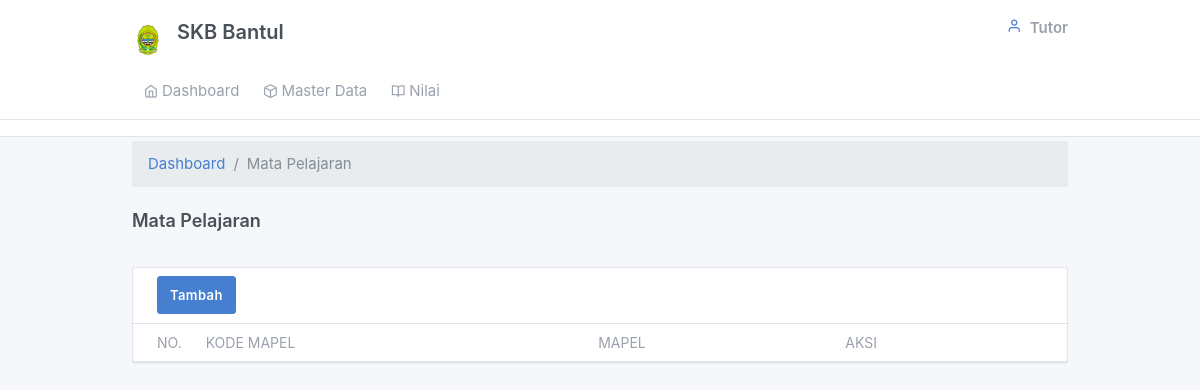
Page /tutor/mapel.php on the earlier database version.
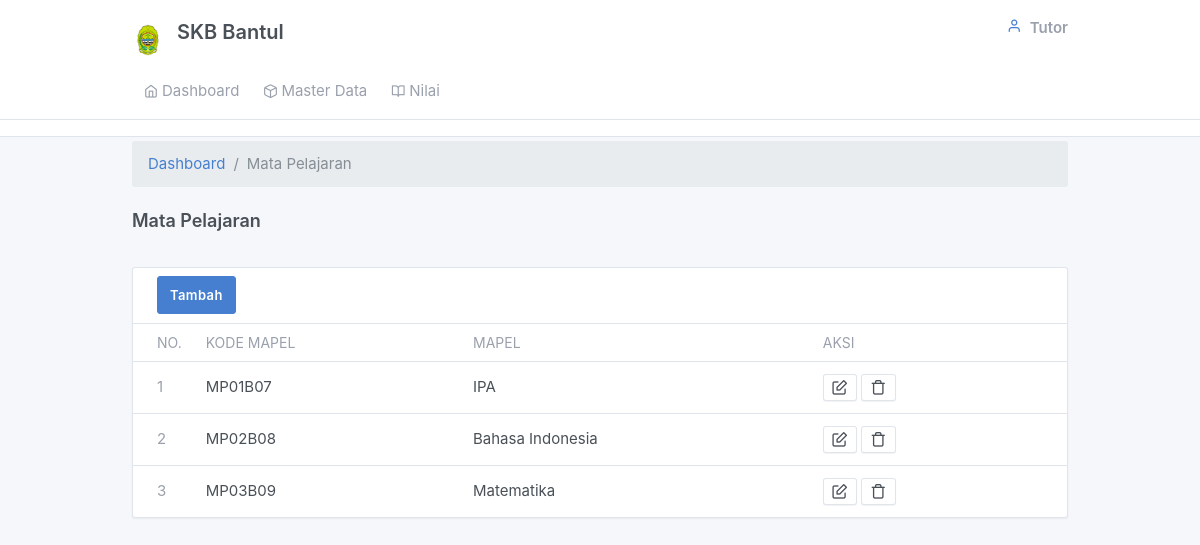
Same page on the later database version.
### tables this page shows
CREATE TABLE `mapel` (
  `kode_mapel` varchar(11) NOT NULL,
  `nama_mapel` varchar(30) NOT NULL
);

### tutor/mapel.php (the view, shortened to what this page needs)
<?php include_once "views/main.php";?>
<?php
switch ($_GET["act"]){
default:
?>
<div class="my-3 my-md-1">
  <div class="container">
          <ol class="breadcrumb">
            <li class="breadcrumb-item">
              <a href="../index.php">Dashboard</a>
            </li>
            <li class="breadcrumb-item active">Mata Pelajaran</li>
          </ol>
    <div class="page-header">
      <h4 class="">
        Mata Pelajaran
      </h4>
    </div>
      <div class="">
        <div class="card">
          <div class="card-header">
          <a href="?&act=form_create" class="btn btn-primary" role="button">Tambah</a>
          </div>
          <div class="table-responsive">
            <table class="table card-table table-vcenter text-nowrap datatable">
              <thead>
                <tr>
                  <th class="w-2">No.</th>
                  <th>Kode Mapel</th>
                  <th>Mapel</th>
                  <th>Aksi</th>
                </tr>
              </thead>
              <tbody>
              <?php
              $sql=mysqli_query($connect,"SELECT * from mapel order by kode_mapel asc");
              $no=1;
              while($h=mysqli_fetch_array($sql)){ ?>
                <tr>
                  <td><span class="text-muted"><?php echo $no;?></span></td>
                  <td><?php echo $h['kode_mapel'];?></td>
                  <td><?php echo $h['nama_mapel'];?></td>
                  <td class="text-left">
                    <a href="?&act=form_update&id=<?php echo $h['kode_mapel'];?>" class="btn btn-secondary btn-sm"><i class="fe fe-edit"></i></a>
                    <a href='?&act=delete&id=<?php echo $h['kode_mapel'];?>' onClick="return confirm('Yakin data akan dihapus ?')"
                    class="btn btn-secondary btn-sm"><i class="fe fe-trash"></i></a>
                  </td>
                </tr>
              <?php $no++; } ?>
              </tbody>
            </table>
          </div>
        </div>
      </div>
    </div>
  </div>
<?php
break;
?>
<?php
}
?>

Differences in the rows shown:
added mapel: kode_mapel "MP01B07", nama_mapel "IPA"
added mapel: kode_mapel "MP02B08", nama_mapel "Bahasa Indonesia"
added mapel: kode_mapel "MP03B09", nama_mapel "Matematika"
